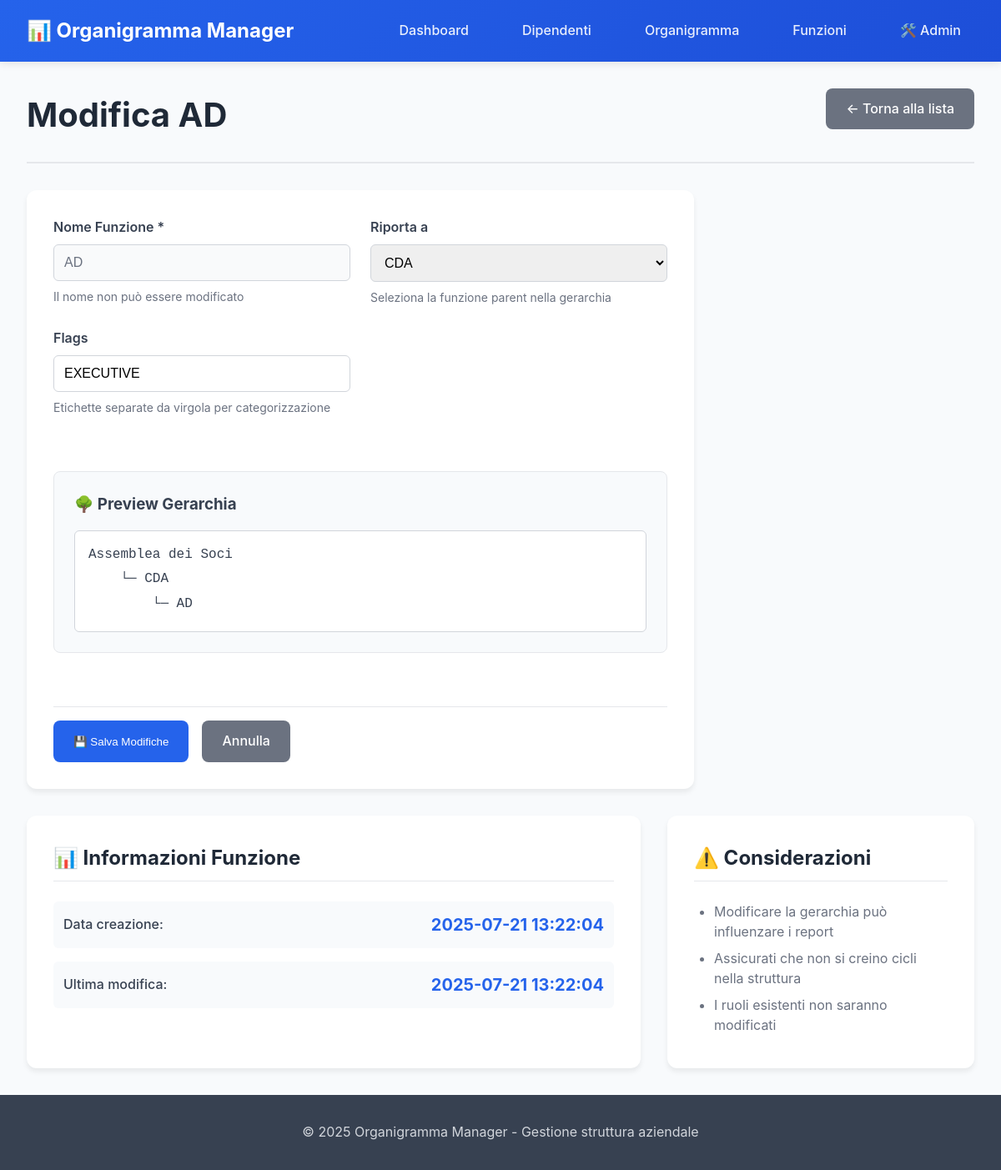
Page /admin/functions/AD/edit on the committed database.
### tables this page shows
CREATE TABLE functions (
    id INTEGER PRIMARY KEY AUTOINCREMENT,
    name TEXT NOT NULL UNIQUE,
    reports_to TEXT REFERENCES functions(name),
    flags TEXT(25),
    created_at DATETIME DEFAULT CURRENT_TIMESTAMP,
    updated_at DATETIME DEFAULT CURRENT_TIMESTAMP
);

### src/web/routes/crud_web.py (the view)
@router.get("/admin/functions/{function_name}/edit", response_class=HTMLResponse)
async def edit_function_form(request: Request, function_name: str):
    function = repository.get_function(function_name)
    if not function:
        raise HTTPException(404, "Funzione non trovata")
    all_functions = repository.get_all_functions()
    return templates.TemplateResponse("admin/function_form.html", {
        "request": request,
        "title": f"Modifica {function.name}",
        "action": "edit",
        "function": function,
        "all_functions": [f for f in all_functions if f.name != function_name],
    })

### src/web/templates/admin/function_form.html (shortened to what this page needs)
{% extends "base.html" %}
{% block content %}
<div class="page-header">
    <h1>{{ title }}</h1>
    <div class="header-actions">
        <a href="/admin/functions" class="btn btn-secondary">← Torna alla lista</a>
    </div>
</div>
<div class="form-container">
    <form method="post" class="admin-form" onsubmit="return validateForm()">
        <div class="form-grid">
            <div class="form-group">
                <label for="name">Nome Funzione *</label>
                <input type="text" id="name" name="name"
                       value="{{ function.name if function else '' }}"
                       required {{ 'readonly' if action == 'edit' else '' }}
                       placeholder="Es: Engineering, Marketing, Finance">
                {% if action == 'edit' %}
                <small>Il nome non può essere modificato</small>
                {% else %}
                <small>Nome univoco della funzione organizzativa</small>
                {% endif %}
            </div>
            <div class="form-group">
                <label for="reports_to">Riporta a</label>
                <select id="reports_to" name="reports_to">
                    {% for func in all_functions %}
                    {% if not function or func.name != function.name %}
                    <option value="{{ func.name }}"
                            {{ 'selected' if function and function.reports_to == func.name else '' }}>
                        {{ func.name }}
                    </option>
                    {% endif %}
                    {% endfor %}
                </select>
                <small>Seleziona la funzione parent nella gerarchia</small>
            </div>
            <div class="form-group">
                <label for="flags">Flags</label>
                <input type="text" id="flags" name="flags"
                       value="{{ function.flags if function else '' }}"
                       placeholder="Es: STRATEGIC, OPERATIONAL, SUPPORT">
                <small>Etichette separate da virgola per categorizzazione</small>
            </div>
        </div>
        {% if action == 'create' or function %}
        <div class="hierarchy-preview">
            <h3>🌳 Preview Gerarchia</h3>
            <div id="hierarchy-display" class="hierarchy-tree">
            </div>
        </div>
        {% endif %}
        <div class="form-actions">
            <button type="submit" class="btn btn-primary">
                {% if action == 'create' %}➕ Crea Funzione{% else %}💾 Salva Modifiche{% endif %}
            </button>
            <a href="/admin/functions" class="btn btn-secondary">Annulla</a>
        </div>
    </form>
</div>
{% if function and action == 'edit' %}
<div class="admin-sections" style="margin-top: 2rem;">
    <div class="admin-section">
        <h2>📊 Informazioni Funzione</h2>
        <div class="stats-details">
            <div class="stat-item">
                <span class="stat-label">Data creazione:</span>
                <span class="stat-value">{{ function.created_at or 'N/A' }}</span>
            </div>
            <div class="stat-item">
                <span class="stat-label">Ultima modifica:</span>
                <span class="stat-value">{{ function.updated_at or 'N/A' }}</span>
            </div>
        </div>
    </div>
    <div class="admin-section">
        <h2>⚠️ Considerazioni</h2>
        <ul class="warning-list">
            <li>Modificare la gerarchia può influenzare i report</li>
            <li>Assicurati che non si creino cicli nella struttura</li>
            <li>I ruoli esistenti non saranno modificati</li>
        </ul>
    </div>
</div>
{% endif %}
{% endblock %}

### src/web/static/style.css (style rules this page uses)
* { margin: 0; padding: 0; box-sizing: border-box; }
body { font-family: -apple-system, BlinkMacSystemFont, 'Segoe UI', Roboto, Oxygen, Ubuntu, Cantarell, sans-serif; line-height: 1.6; color: #333; background-color: #f8fafc; }
a { color: #2563eb; text-decoration: none; }
.page-header { margin-bottom: 2rem; border-bottom: 2px solid #e5e7eb; padding-bottom: 1rem; }
.page-header h1 { font-size: 2.5rem; font-weight: 700; color: #1f2937; margin-bottom: 0.5rem; }
.btn { display: inline-flex; align-items: center; gap: 0.5rem; padding: 0.75rem 1.5rem; font-weight: 500; border: none; border-radius: 8px; cursor: pointer; text-decoration: none; transition: all 0.2s; }
.btn-primary { background: #2563eb; color: white; }
.btn-secondary { background: #6b7280; color: white; }

### src/web/static/admin.css (style rules this page uses)
.form-container { max-width: 800px; background: white; padding: 2rem; border-radius: 12px; box-shadow: 0 4px 6px rgba(0, 0, 0, 0.07); }
.admin-form { display: flex; flex-direction: column; gap: 2rem; }
.form-grid { display: grid; grid-template-columns: repeat(auto-fit, minmax(300px, 1fr)); gap: 1.5rem; }
.form-group { display: flex; flex-direction: column; gap: 0.5rem; }
.form-group label { font-weight: 600; color: #374151; }
.form-group input, .form-group select { padding: 0.75rem; border: 1px solid #d1d5db; border-radius: 6px; font-size: 1rem; transition: border-color 0.2s; }
.form-group input[readonly] { background: #f9fafb; color: #6b7280; }
.form-group small { color: #6b7280; font-size: 0.875rem; }
.form-actions { display: flex; gap: 1rem; justify-content: flex-start; padding-top: 1rem; border-top: 1px solid #e5e7eb; }
.admin-sections { display: grid; grid-template-columns: 2fr 1fr; gap: 2rem; }
.admin-section { background: white; padding: 2rem; border-radius: 12px; box-shadow: 0 4px 6px rgba(0, 0, 0, 0.07); }
.admin-section h2 { color: #1f2937; margin-bottom: 1.5rem; padding-bottom: 0.5rem; border-bottom: 1px solid #e5e7eb; }
.stats-details { display: flex; flex-direction: column; gap: 1rem; margin-bottom: 2rem; }
.stat-item { display: flex; justify-content: space-between; align-items: center; padding: 0.75rem; background: #f8fafc; border-radius: 6px; }
.stat-label { color: #374151; font-weight: 500; }
.stat-value { color: #2563eb; font-weight: 700; font-size: 1.25rem; }
.page-header { display: flex; justify-content: space-between; align-items: start; margin-bottom: 2rem; padding-bottom: 1rem; border-bottom: 2px solid #e5e7eb; }
.hierarchy-preview { background: #f8fafc; border: 1px solid #e5e7eb; border-radius: 8px; padding: 1.5rem; margin: 2rem 0; }
.hierarchy-preview h3 { color: #374151; margin-bottom: 1rem; }
.hierarchy-tree { font-family: 'Courier New', monospace; background: white; padding: 1rem; border-radius: 6px; border: 1px solid #d1d5db; min-height: 60px; }
.warning-list { color: #6b7280; padding-left: 1.5rem; }
.warning-list li { margin-bottom: 0.5rem; line-height: 1.5; }

### rows in the picture
functions: name "AD", flags "EXECUTIVE", created_at "2025-07-21 13:22:04", updated_at "2025-07-21 13:22:04"

### other values in the picture
{{ title }} "Modifica AD"
form field reports_to "CDA"
